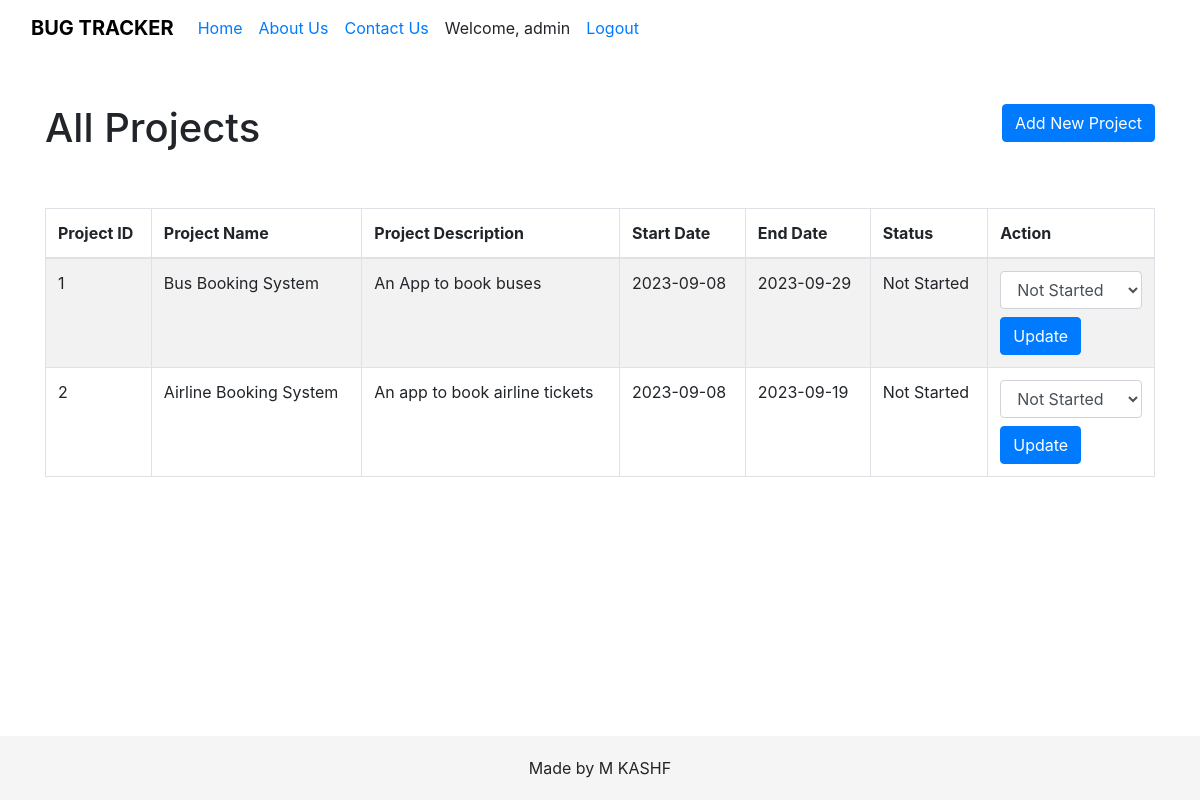
Screenshot of /allproject.php (signed in) with the database file from the repository.
### tables this page shows
CREATE TABLE `project` (
  `project_id` int(11) NOT NULL,
  `project_name` varchar(255) NOT NULL,
  `project_description` text DEFAULT NULL,
  `start_date` date DEFAULT NULL,
  `end_date` date DEFAULT NULL,
  `status` enum('Not Started','In Progress','Completed','On Hold') NOT NULL DEFAULT 'Not Started',
  `created_at` timestamp NOT NULL DEFAULT current_timestamp(),
  `updated_at` timestamp NOT NULL DEFAULT current_timestamp() ON UPDATE current_timestamp()
);

### allproject.php (the view, shortened to what this page needs)
<?php
include 'header.php';
?>
<!DOCTYPE html>
<html lang="en">
<head>
    <link rel="stylesheet" href="https://cdn.jsdelivr.net/npm/bootstrap@4.4.1/dist/css/bootstrap.min.css"
>
</head>
<body>
<div class="container mt-5">
    <h1 class="float-left">All Projects</h1>
    <a href="add_project.php" class="btn btn-primary float-right mb-3">Add New Project</a>
    <div class="clearfix"></div>
    <br><br>
    <?php
    $query = "SELECT * FROM Project WHERE status <> 'Completed'";
    $result = mysqli_query($conn, $query);
    if (mysqli_num_rows($result) > 0) {
        echo '<table class="table table-bordered table-striped">';
        echo '<thead>';
        echo '<tr>';
        echo '<th>Project ID</th>';
        echo '<th>Project Name</th>';
        echo '<th>Project Description</th>';
        echo '<th>Start Date</th>';
        echo '<th>End Date</th>';
        echo '<th>Status</th>';
        echo '<th>Action</th>';
        echo '</tr>';
        echo '</thead>';
        echo '<tbody>';
        while ($row = mysqli_fetch_assoc($result)) {
            echo '<tr>';
            echo '<td>' . $row['project_id'] . '</td>';
            echo '<td>' . $row['project_name'] . '</td>';
            echo '<td>' . $row['project_description'] . '</td>';
            echo '<td>' . $row['start_date'] . '</td>';
            echo '<td>' . $row['end_date'] . '</td>';
            echo '<td>' . $row['status'] . '</td>';
            echo '<td>';
            echo '<form action="update_project_status.php" method="post">';
            echo '<select name="status" class="form-control">';
            echo '<option value="Not Started" ' . ($row['status'] === 'Not Started' ? 'selected' : '') . '>Not Started</option>';
            echo '</select>';
            echo '<button type="submit" class="btn btn-primary mt-2">Update</button>';
            echo '</form>';
            echo '</td>';
            echo '</tr>';
        }
        echo '</tbody>';
        echo '</table>';
    } else {
        echo 'No projects found.';
    }
    ?>
</div>
</body>
</html>
<?php
include 'footer.php';
?>

### rows the page displays
project: project_id "1", project_name "Bus Booking System", project_description "An App to book buses", start_date "2023-09-08", end_date "2023-09-29", status "Not Started"
project: project_id "2", project_name "Airline Booking System", project_description "An app to book airline tickets", start_date "2023-09-08", end_date "2023-09-19", status "Not Started"

### other values shown
$_SESSION['username'] "admin"
